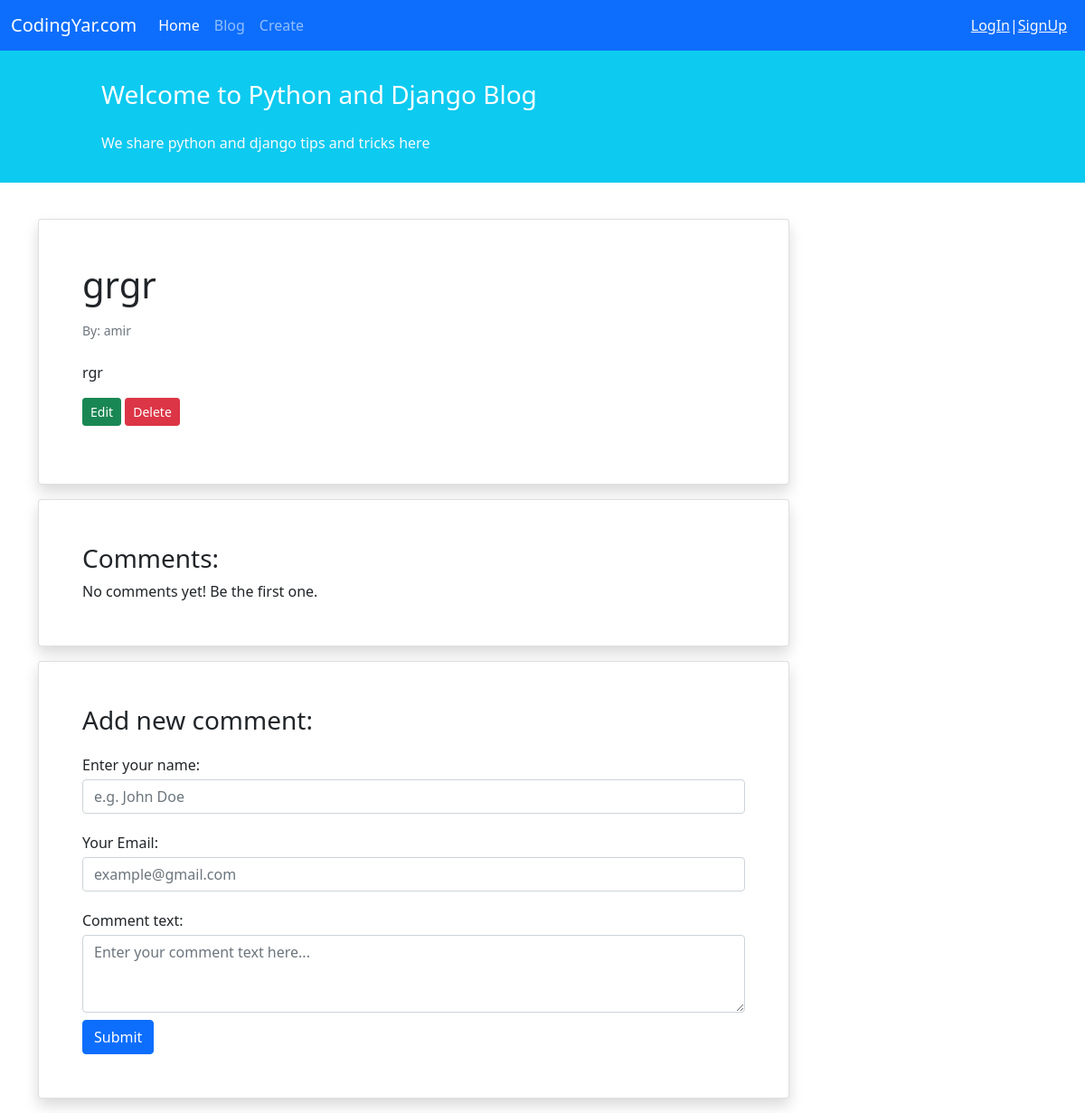
Page /blog/17/ on the committed database.
### blog/models.py (models this page shows, shortened)
class Post(models.Model):
    STATUS_CHOICES = (
        ('pub', 'Published'),
        ('drf', 'Draft')
    )
    title = models.CharField(max_length=100)
    text = models.TextField()
    author = models.ForeignKey('auth.User', on_delete=models.CASCADE)
    datetime_created = models.DateTimeField(auto_now_add=True)
    datetime_modified = models.DateTimeField(auto_now=True)
    status = models.CharField(choices=STATUS_CHOICES, max_length=3)

### blog/views.py (the view)
# urls.py: path('<int:pk>/', views.PostDetailView.as_view(), name='post_detail'),
class PostDetailView(generic.DetailView):
    model = Post
    template_name = "blog/post_detail.html"
    context_object_name = 'post'

### blog/templates/blog/post_detail.html (shortened to what this page needs)
{% extends '_base.html' %}
{% block content %}
    <div class="container mt-4">
        <div class="row">
            <div class="col-9">
                <div class="card shadow my-3 p-5">
                    <h1>{{ post.title }}</h1>
                    <p class="small text-muted mt-2">By: {{ post.author }}</p>
                    <p class="mt-2">
                        {{ post.text }}
                    </p>
                    <p>
                        <a href="{% url 'post_update' post.id %}" class="btn btn-sm btn-success">Edit</a>
                        <a href="{% url 'post_delete' post.id %}" class="btn btn-sm btn-danger">Delete</a>
                    </p>
                </div>
                <div class="card shadow my-3 p-5">
                    <h3>Comments:</h3>
                    No comments yet! Be the first one.
                </div>
                <div class="card shadow my-3 p-5">
                    <h3>Add new comment:</h3>
                    <form method="POST">
                        <div class="form-group py-2">
                            <label class="py-1" for="author_name">Enter your name:</label>
                            <input type="text" class="form-control" placeholder="e.g. John Doe" name="author_name">
                        </div>
                        <div class="form-group py-2">
                            <label class="py-1" for="email">Your Email:</label>
                            <input type="email" class="form-control" placeholder="example@gmail.com" name="email">
                        </div>
                        <div class="form-group py-2">
                            <label class="py-1" for="comment_text">Comment text:</label>
                            <textarea class="form-control" name="text" rows="3"
                                      placeholder="Enter your comment text here..."></textarea>
                        </div>
                        <button type="submit" class="btn btn-primary">Submit</button>
                    </form>
                </div>
            </div>
{% endblock content %}

### rows in the picture
Post: title "grgr", author "amir", text "rgr"
